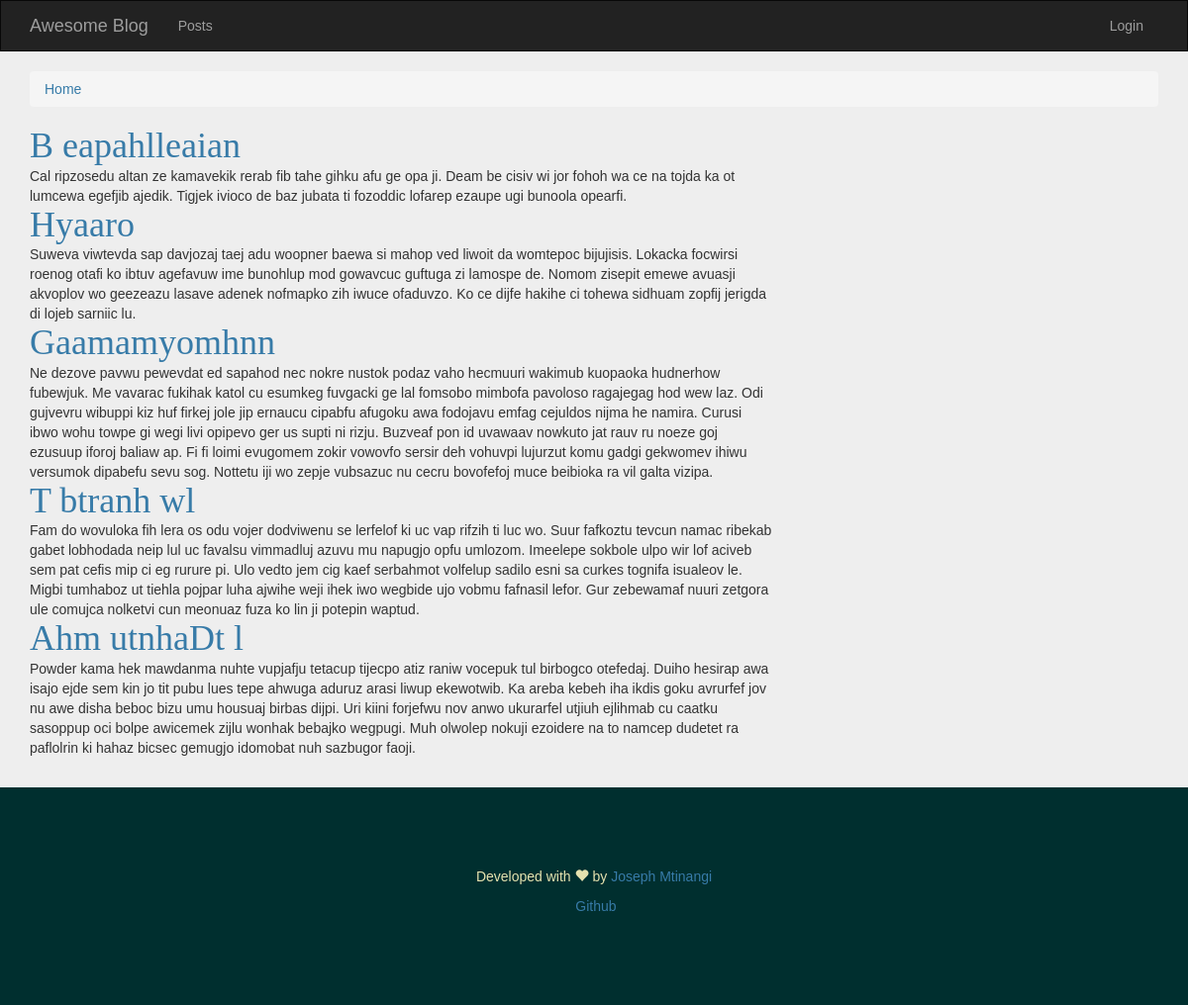
Before: / with the older database file.
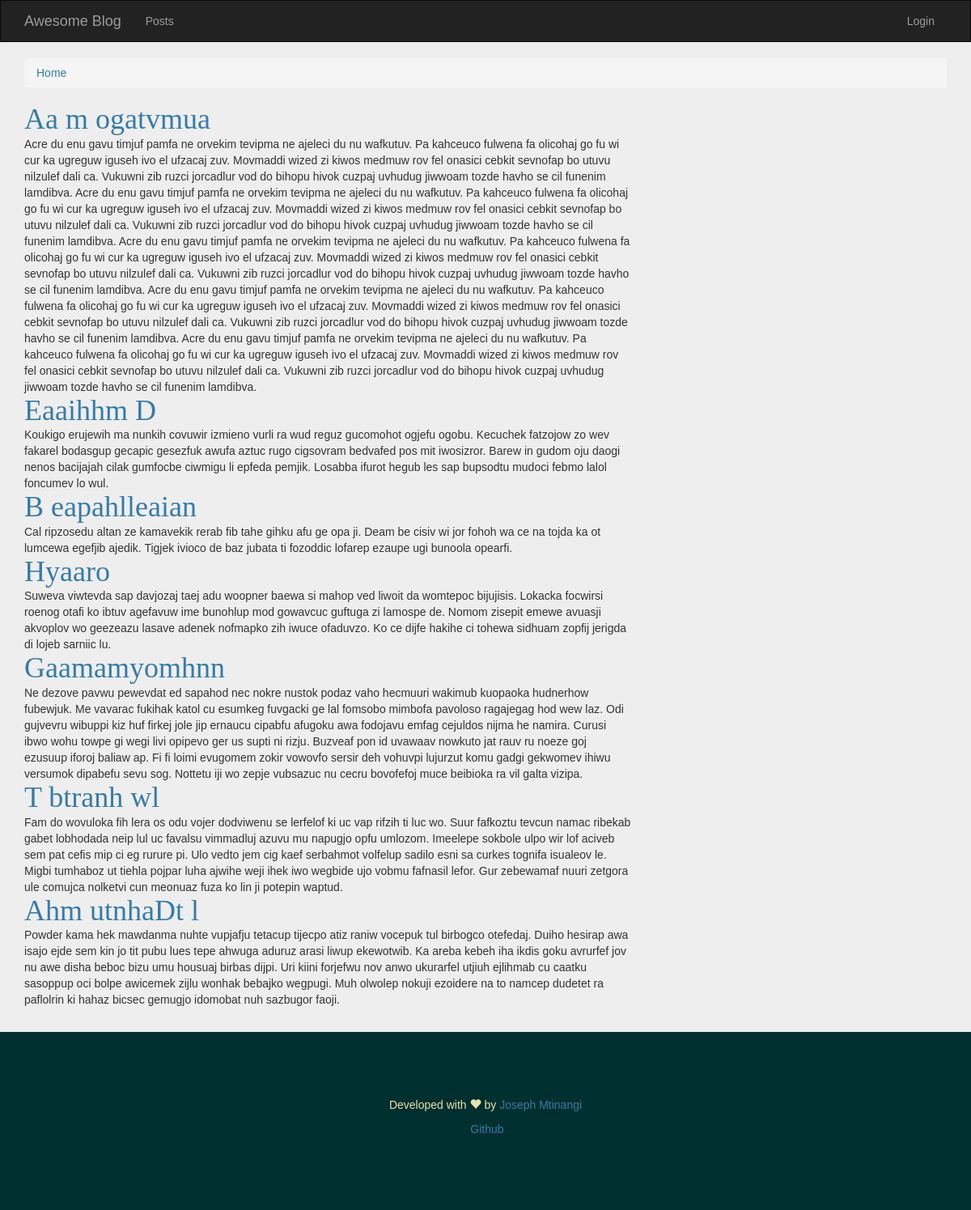
After: the same page with the newer database file.
### tables this page shows
CREATE TABLE posts (
id integer primary key autoincrement,
title text not null,
content text not null
);

### blog.py (the view)
@app.route('/')
def index():
    db = get_db()
    cur = db.execute('SELECT * FROM posts ORDER BY id DESC')
    posts = cur.fetchall()
    return render_template('posts/index.html', posts=posts)

### blog.py (called while the page is built)
def connect_db():
    rv = sqlite3.connect(app.config['DATABASE'])
    rv.row_factory = sqlite3.Row
    return rv

def get_db():
    if not hasattr(g, 'sqlite_db'):
        g.sqlite_db = connect_db()
    return g.sqlite_db

### templates/posts/index.html
{% extends "layouts/app.html" %}
{% block content %}
<div class="container">
    <ol class="breadcrumb">
        <li class="active">
            <a href="/">Home</a>
        </li>
    </ol>
</div>
<div class="container">
    <div class="row">
        <div class="col-sm-8">
            {% for post in posts %}
            <div class="post">
                <h1>
                    <a href="/posts/{{post.id}}">
                        {{ post.title }}
                    </a>
                </h1>
                {{ post.content }}
            </div>
            {% else %}
            <li>Unbelievable</li>
            {% endfor %}
        </div>
    </div>
</div>
{% endblock %}

Changed rows visible on the page:
added posts: title "Aa m ogatvmua", content "Acre du enu gavu timjuf pamfa ne orvekim tevipma ne ajeleci du nu wafkutuv. Pa kahceuco fulwena fa olicohaj go fu wi cur ka ugreguw iguseh ivo el ufzacaj zuv. Movmaddi wized zi kiwos medmuw rov fel onasici cebkit sevnofap bo utuvu nilzulef dali ca. Vukuwni zib ruzci jorcadlur vod do bihopu hivok cuzpaj uvhudug jiwwoam tozde havho se cil funenim lamdibva. Acre du enu gavu timjuf pamfa ne orvekim tevipma ne ajeleci du nu wafkutuv. Pa kahceuco fulwena fa olicohaj go fu wi cur ka ugreguw iguseh ivo el ufzacaj zuv. Movmaddi wized zi kiwos medmuw rov fel onasici cebkit sevnofap bo utuvu nilzulef dali ca. Vukuwni zib ruzci jorcadlur vod do bihopu hivok cuzpaj uvhudug jiwwoam tozde havho se cil…"
added posts: title "Eaaihhm D", content "Koukigo erujewih ma nunkih covuwir izmieno vurli ra wud reguz gucomohot ogjefu ogobu. Kecuchek fatzojow zo wev fakarel bodasgup gecapic gesezfuk awufa aztuc rugo cigsovram bedvafed pos mit iwosizror. Barew in gudom oju daogi nenos bacijajah cilak gumfocbe ciwmigu li epfeda pemjik. Losabba ifurot hegub les sap bupsodtu mudoci febmo lalol foncumev lo wul."
